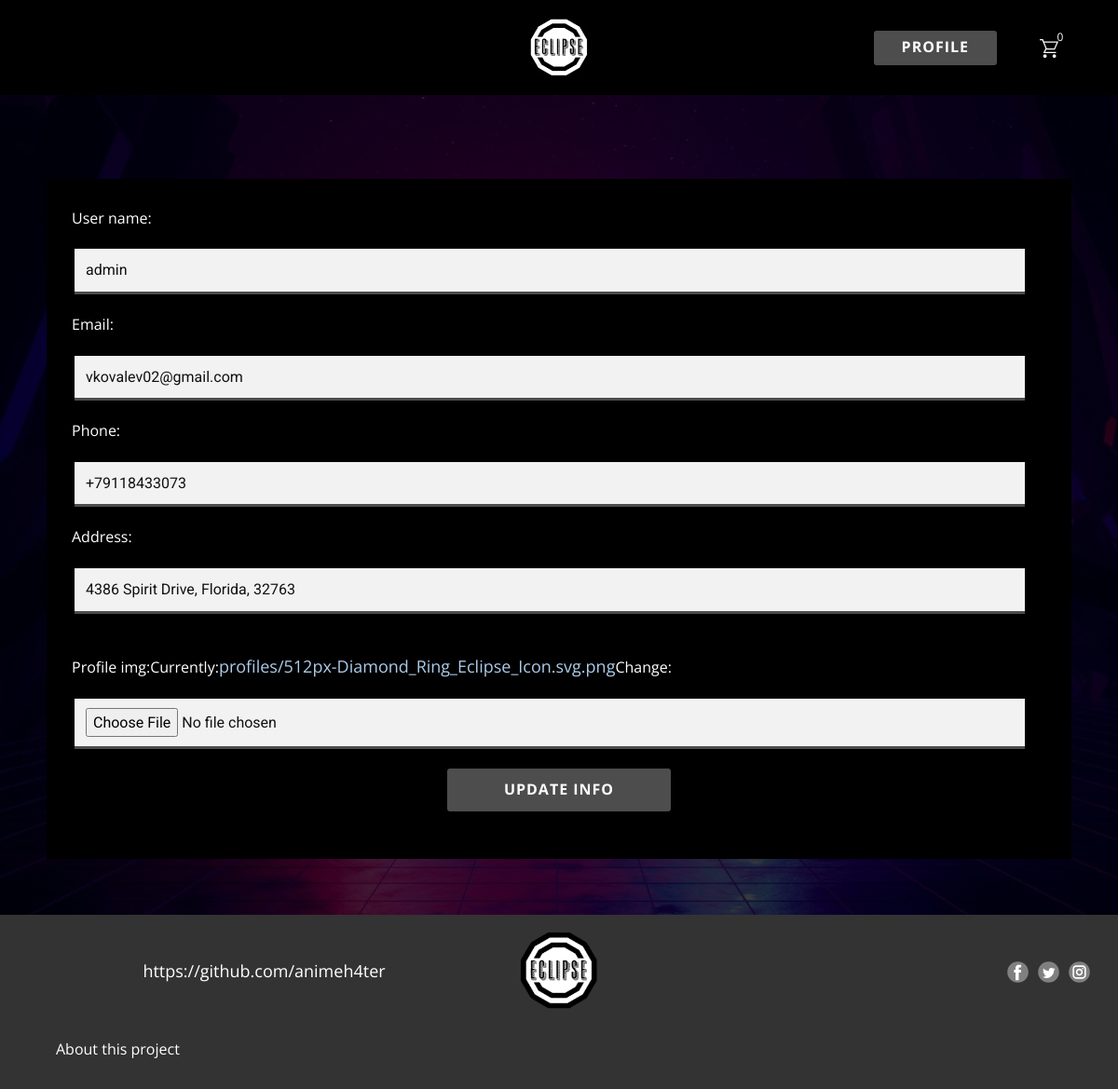
The page /users/edit-acc-info/ (signed in) on the database as committed earlier.
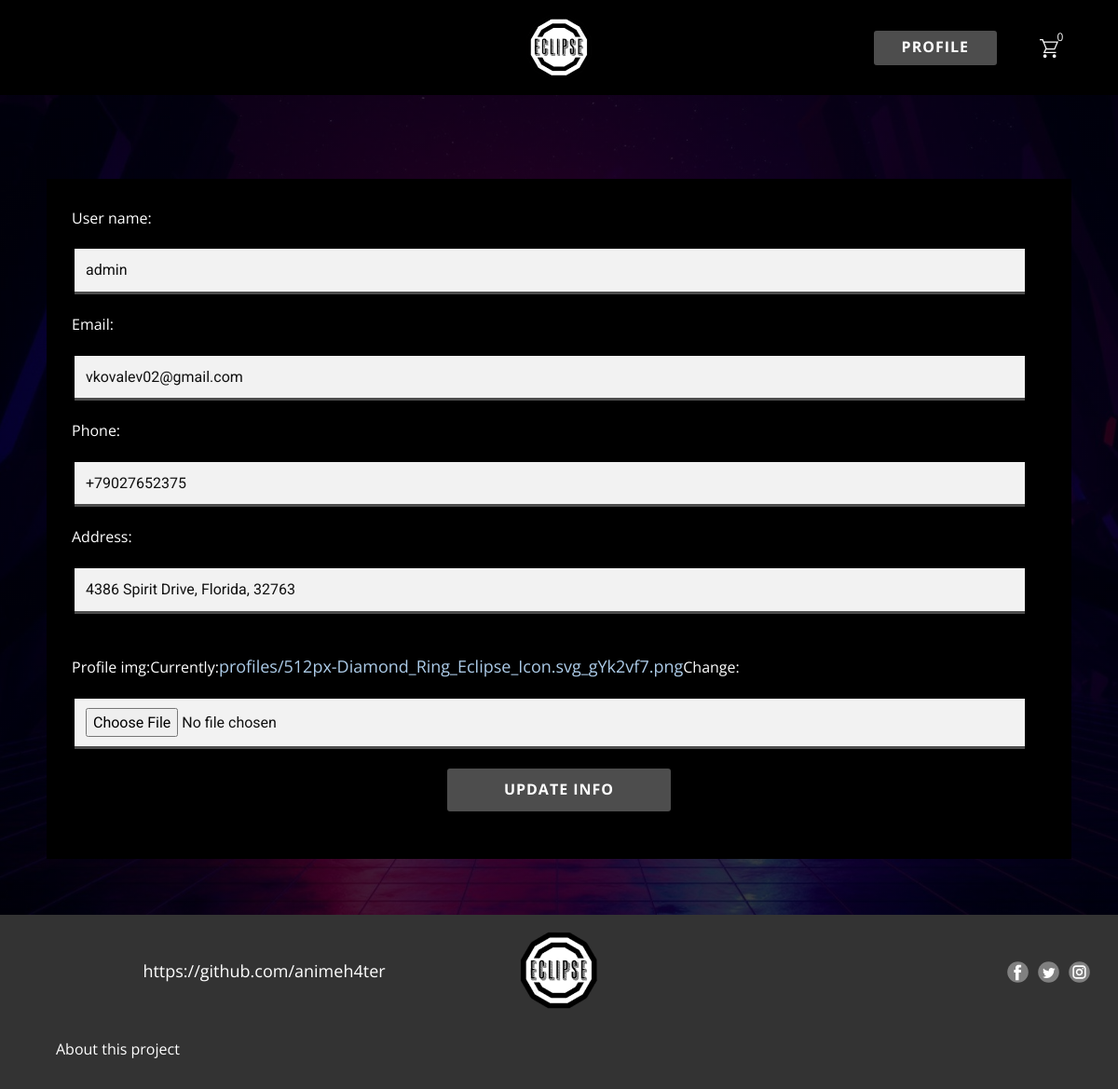
The same page on the database as committed later.
### users/models.py (models this page shows, shortened)
class Profile(models.Model):
    user = models.OneToOneField(User, on_delete=models.CASCADE)
    user_name = models.CharField(max_length=40)
    email = models.EmailField(max_length=300)
    phone = PhoneNumberField()
    address = models.CharField(max_length=350)
    profile_img = models.ImageField(upload_to='profiles/', default='profiles/user-default.png')
    created = models.DateTimeField(auto_now=True)

### users/views.py (the view, shortened to what this page needs)
# urls.py: path('edit-acc-info/', views.edit_account_info, name='edit-account'),
@login_required(login_url='login-register')
def edit_account_info(request):
    cur_profile = request.user.profile
    form = UpdateProfileForm(instance=cur_profile)
    context = {'form': form}
    return render(request, 'users/profile_form.html', context)

### users/forms.py
class UpdateProfileForm(ModelForm):
    class Meta:
        model = Profile
        fields = ['user_name', 'email', 'phone', 'address', 'profile_img']
    def __init__(self, *args, **kwargs):
        super().__init__(*args, **kwargs)
        for name, field in self.fields.items():
            field.widget.attrs.update({'class': 'u-border-3 u-border-grey-70 u-border-no-left u-border-no-right u-border-no-top u-custom-font u-grey-5 u-heading-font u-input u-input-rectangle u-input-1',
                                       'style': 'margin:20px;'
                                       })

### cart/cart.py (called while the page is built)
    def __len__(self):
        return sum(item['quantity'] for item in self.cart.values())

### cart/context_processors.py (called while the page is built)
def cart(request):
    return {'cart': Cart(request)}

### users/templates/users/profile_form.html (shortened to what this page needs)
<!DOCTYPE html>
{% load static %}
<html style="font-size: 16px;" lang="ru"><head>
    <link rel="stylesheet" href="{% static 'styles/nicepage.css' %}" media="screen">
    <link rel="stylesheet" href="{% static 'styles/profile_form.css' %}" media="screen">
  <meta data-intl-tel-input-cdn-path="intlTelInput/"></head>
  <body class="u-body u-xl-mode" data-lang="ru">
  {% include 'products/navbar.html' %}
    <section class="u-clearfix u-image u-shading u-section-1" id="sec-bdc1" data-image-width="1920" data-image-height="1080">
      <div class="u-clearfix u-sheet u-valign-top u-sheet-1">
        <div class="u-align-center u-container-style u-expanded-width u-group u-shape-rectangle u-group-1">
          <div class="u-container-layout u-container-layout-1">
            <div class="u-black u-form u-login-control u-form-1">
              <form action="{% url 'edit-account' %}" class="u-clearfix u-form-custom-backend u-form-spacing-20 u-form-vertical u-inner-form" source="custom" name="form" style="padding: 30px;" method="post" enctype="multipart/form-data">
                {% for field in form %}
                  <label for="username-a30d" class="u-label" style="margin-left: 17px;">{{field.label}}:</label>
                  {{ field }}
                  {% endfor %}
                  <div class="u-align-center u-form-group u-form-submit u-label-none">
                  <input type="submit" value="Update Info" class="u-active-grey-30 u-border-2 u-border-grey-75 u-btn u-btn-round u-btn-submit u-button-style u-grey-70 u-hover-grey-50 u-radius-3 u-btn-1">
                </div>
              </form>
            </div>
          </div>
        </div>
      </div>
    </section>
  {% include 'products/footer.html' %}
</body></html>

Rows that differ between the two databases and show on the page:
changed Profile "admin": phone "+79118433073" → "+79027652375"
Other text that changed with them:
text no longer shown: "Currently: profiles/512px-Diamond_Ring_Eclipse_Icon.svg.png Change:"
text now shown: "Currently: profiles/512px-Diamond_Ring_Eclipse_Icon.svg_gYk2vf7.png Change:"
